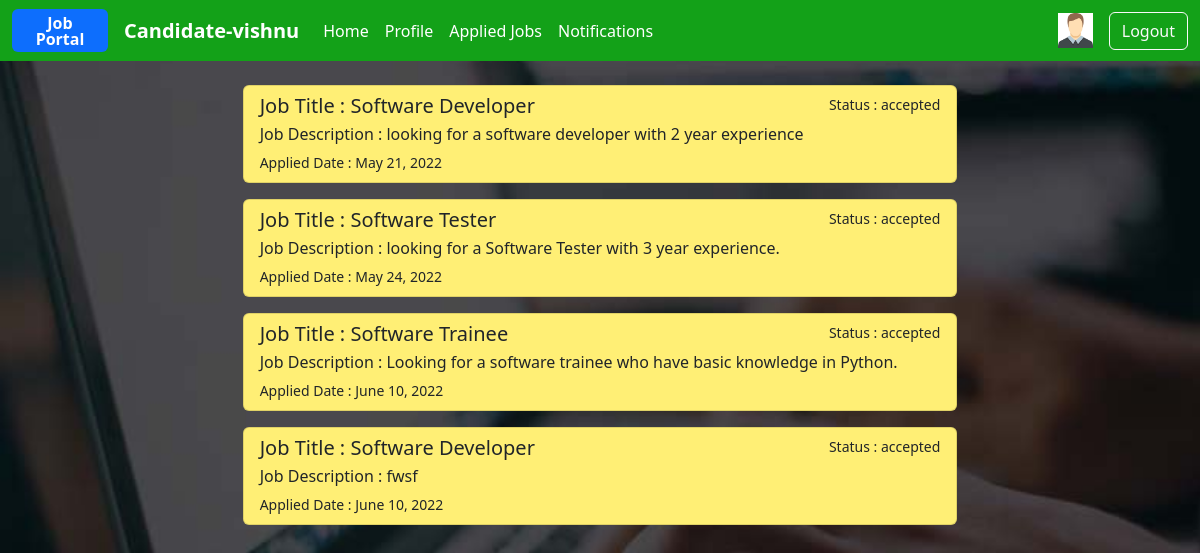
The app's page /candidate/app/accepted (signed in) with its own data.
### users/models.py (models this page shows, shortened)
class User(AbstractUser):
    phone=models.CharField(max_length=12)
    options=(
        ("employer","employer"),
        ("candidate","candidate")
    )
    role=models.CharField(max_length=12,choices=options,default="candidate")

### candidate/models.py (models this page shows)
class CandidateProfile(models.Model):
    user=models.OneToOneField(User,on_delete=models.CASCADE,related_name="candidates")
    profile_pic=models.ImageField(upload_to='profile')
    qualification=models.CharField(max_length=120)
    age=models.PositiveIntegerField(default=17)
    skills=models.CharField(max_length=120,null=True)
    cv=models.FileField(upload_to="cvs",null=True)

### employer/models.py (models this page shows, shortened)
class Applications(models.Model):
    applicant=models.ForeignKey(User,on_delete=models.CASCADE,related_name="applicants")
    job=models.ForeignKey(Jobs,on_delete=models.CASCADE,related_name="jobapp")
    options=(
        ('applied','applied'),
        ('rejected','rejected'),
        ('pending','pending'),
        ('cancelled','cancelled'),
        ('accepted','accepted')
    )
    status=models.CharField(max_length=20,choices=options,default='applied')
    date=models.DateField(auto_now_add=True)
    class Meta:
        unique_together=(
            'applicant','job'
        )

class Jobs(models.Model):
    posted_by=models.ForeignKey(User,on_delete=models.CASCADE,related_name="company")
    job_title=models.CharField(max_length=120)
    job_description=models.TextField()
    role=models.CharField(max_length=120)
    experience=models.PositiveIntegerField(default=0)
    location=models.CharField(max_length=120)
    salary=models.PositiveIntegerField()
    created_date=models.DateField(auto_now_add=True)
    last_date=models.DateField(null=True)
    qualification=models.CharField(max_length=120,null=True)

### candidate/views.py (the view)
# urls.py: path("app/accepted",views.AcceptedApplicationsView.as_view(),name="cand-acceptjob")
@method_decorator(signin_required,name="dispatch")
class AcceptedApplicationsView(ListView):
    model = Applications
    template_name = "cand-acceptedjob.html"
    context_object_name = 'application'
    def get_queryset(self):
        return Applications.objects.filter(applicant=self.request.user,status='accepted')

### candidate/templates/cand-acceptedjob.html
{%extends 'cand-base.html'%}
{%block body_block%}
<div class="container p-3">
    <div class="row">
        <div class="col-2"></div>
        <div class="col-8">
            {%for appl in application%}
            <div class="list-group p-2">
                <a href="#" class="list-group-item list-group-item-action " style="background-color: #ffef75;" aria-current="true">
                    <div class="d-flex w-100 justify-content-between">
                        <h5 class="mb-1">Job Title : {{appl.job.job_title}}</h5>
                        <small>Status : {{appl.status}}</small>
                    </div>
                    <p class="mb-1">Job Description : {{appl.job.job_description}}</p>
                    <small>Applied Date : {{appl.date}}</small>
                </a>
            </div>
            {%endfor%}
        </div>
        <div class="col-2"></div>
    </div>
</div>
{%endblock%}

### candidate/templates/cand-base.html (shortened to what this page needs)
<!DOCTYPE html>
{%load static%}
<html lang="en">
<head>
    <link href="https://cdn.jsdelivr.net/npm/bootstrap@5.2.0-beta1/dist/css/bootstrap.min.css" rel="stylesheet"
>
    <link rel="stylesheet" href="{%static 'css/userstyle.css'%}">
</head>
<body>
<nav class="navbar navbar-expand-lg navbar-dark" >
    <div class="container-fluid">
        <div class="badge bg-d text-wrap fs-6 text-bg-primary me-3" style="width: 6rem;">
            Job Portal
        </div>
        <a class="navbar-brand fw-bold" href="#">Candidate-{{request.user}}</a>
        <div class="collapse navbar-collapse" id="navbarSupportedContent">
            <ul class="navbar-nav me-auto mb-2 mb-lg-0">
                <li class="nav-item">
                    <a class="nav-link active " aria-current="page" href="{%url 'cand-home'%}">Home</a>
                </li>
                {%if request.user.candidates%}
                <li class="nav-item">
                    <a class="nav-link active" aria-current="page" href="{%url 'cand-detailprofile'%}">Profile</a>
                </li>
                {%else%}
                <li class="nav-item">
                    <a class="nav-link active" aria-current="page" href="{%url 'cand-addprofile'%}">Add Profile</a>
                </li>
                {%endif%}
                <li class="nav-item">
                    <a class="nav-link active" aria-current="page" href="{%url 'cand-appliedjobs' %}">Applied Jobs</a>
                </li>
                <li class="nav-item">
                    <a class="nav-link active" aria-current="page" href="{%url 'cand-acceptjob' %}">Notifications</a>
                </li>
            </ul>
            <a class="navbar-brand" href=""><img src="{{request.user.candidates.profile_pic.url}}" height="35px"
                                             width="35px" alt="..."></a>
            <a class="btn btn-outline-light" aria-current="page" href="{%url 'signout'%}">Logout</a>
        </div>
    </div>
</nav>
{%block body_block%}
{%endblock%}
</body>
</html>

### users/static/css/userstyle.css (style rules this page uses)
body { background: url('/static/images/jobedit.jpg'); background-size: 1537px 900px; background-repeat: no-repeat; background-attachment: fixed; }

### candidate/templates/cand-base.html (style rules this page uses)
.navbar { background-color: #13a118; }

### records on screen
User: user "vishnu", user.candidates.profile_pic (picture)
Applications: job.job_title "Software Developer", status "accepted", job.job_description "looking for a software developer with 2 year experience", date "May 21, 2022"
Applications: job.job_title "Software Tester", status "accepted", job.job_description "looking for a Software Tester with 3 year experience.", date "May 24, 2022"
Applications: job.job_title "Software Trainee", status "accepted", job.job_description "Looking for a software trainee who have basic knowledge in Python.", date "June 10, 2022"
Applications: job.job_title "Software Developer", status "accepted", job.job_description "fwsf", date "June 10, 2022"
